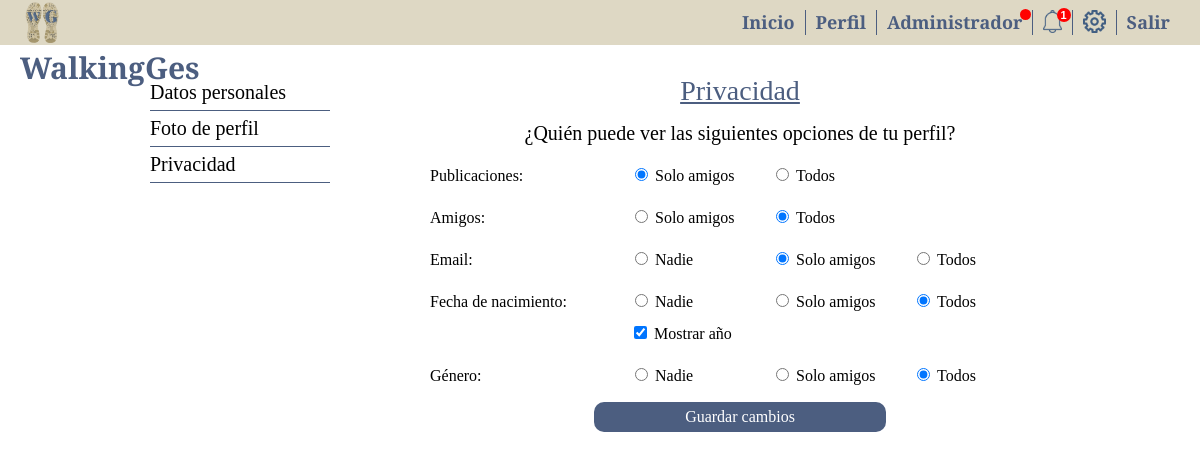
Screenshot of /ajustes.php?accion=privacidad (signed in) with the database file from the repository.
### tables this page shows
CREATE TABLE IF NOT EXISTS Privacidad (
  id int(11) NOT NULL AUTO_INCREMENT,
  Usuario int(11) NOT NULL,
  Publicaciones SET('SoloAmigos', 'Todos') NOT NULL,
  Amigos SET('SoloAmigos', 'Todos') NOT NULL,
  Email SET('Nadie', 'SoloAmigos', 'Todos') NOT NULL,
  FechaNacimiento SET('Nadie', 'SoloAmigos', 'Todos') NOT NULL,
  AñoNacimiento SET('S', 'N') NOT NULL,
  Genero SET('Nadie', 'SoloAmigos', 'Todos') NOT NULL,
  PRIMARY KEY (id)
 
);

### php/funciones.php (called while the page is built, shortened)
<?php
function conectar_bd() {
    $db_host="localhost";
    $db_nombre="WalkingGes";
    $db_user="walking";
    $db_pass="walking1234";
    $bd = mysqli_connect($db_host,$db_user,$db_pass,$db_nombre);
    mysqli_set_charset($bd,"utf8");
    return $bd;
}
function query_registro($sql) {
	$bd = conectar_bd();
    $query = mysqli_query($bd, $sql) or die("Error SQL: $sql");
    $registro = mysqli_fetch_array($query);
    return $registro;
}

### database/usuariosDAO.php (called while the page is built, shortened)
<?php
function get_usuario_dao($id_usuario) {
	$sql = "SELECT
				id,
				AES_DECRYPT(Nombre, 'walkingges') AS Nombre,
				AES_DECRYPT(Usuario, 'walkingges') AS Usuario,
				Genero,
				FechaNacimiento,
				AES_DECRYPT(Email, 'walkingges') AS Email,
				Admin
            FROM
              Usuarios
            WHERE
                id = $id_usuario";
	$usuario = query_registro($sql);
	return $usuario;
}

### php/comunes.php (called while the page is built, shortened)
<?php
function get_usuario($id) {
	$usuario = get_usuario_dao($id);
	return $usuario;
}
function get_privacidad($id_usuario) {
	$privacidad = get_privacidad_usuario_dao($id_usuario);
	return $privacidad;
}

### database/privacidadDAO.php (called while the page is built, shortened)
<?php
function get_privacidad_usuario_dao($id_usuario) {
	$sql = "SELECT
				*
			FROM
				Privacidad
			WHERE
				Usuario = $id_usuario";
	$privacidad = query_registro($sql);
	return $privacidad;
}

### vistas/ajustesVista.php (the view, shortened to what this page needs)
<div class="menu">
	<div class="opcion" onclick="document.location='ajustes.php?accion=datos_personales'">
		Datos personales
	</div>
	<div class="opcion" onclick="document.location='ajustes.php?accion=foto_perfil'">
		Foto de perfil
	</div>
	<div class="opcion" onclick="document.location='ajustes.php?accion=privacidad'">
		Privacidad
	</div>
</div>
<?php if($accion == 'privacidad') {?>
	<div class="ajuste">
		<div class="titulo">Privacidad</div>
		<div class="subtitulo">¿Quién puede ver las siguientes opciones de tu perfil?</div>
		<form action="javascript: guardar_privacidad(<?php echo $usuario['id']?>);" autocomplete="off">
			<div class="opcion">
				<div class="nombre">Publicaciones:</div>
				<input type="radio" name="rb_publicaciones" value="SoloAmigos" <?php if($privacidad['Publicaciones'] == 'SoloAmigos') echo 'checked' ?>> <div class="value_radio">Solo amigos</div>
				<input type="radio" name="rb_publicaciones" value="Todos" <?php if($privacidad['Publicaciones'] == 'Todos') echo 'checked' ?>> <div class="value_radio">Todos</div>
			</div>
			<div class="opcion">
				<div class="nombre">Amigos:</div>
				<input type="radio" name="rb_amigos" value="SoloAmigos" <?php if($privacidad['Amigos'] == 'SoloAmigos') echo 'checked' ?>> <div class="value_radio">Solo amigos</div>
				<input type="radio" name="rb_amigos" value="Todos" <?php if($privacidad['Amigos'] == 'Todos') echo 'checked' ?>> <div class="value_radio">Todos</div>
			</div>
			<div class="opcion">
				<div class="nombre">Email:</div>
				<input type="radio" name="rb_email" value="Nadie" <?php if($privacidad['Email'] == 'Nadie') echo 'checked' ?>> <div class="value_radio">Nadie</div>
				<input type="radio" name="rb_email" value="SoloAmigos" <?php if($privacidad['Email'] == 'SoloAmigos') echo 'checked' ?>> <div class="value_radio">Solo amigos</div>
				<input type="radio" name="rb_email" value="Todos" <?php if($privacidad['Email'] == 'Todos') echo 'checked' ?>> <div class="value_radio">Todos</div>
			</div>
			<div class="opcion">
				<div class="nombre">Fecha de nacimiento:</div>
				<input type="radio" name="rb_fecha_nacimiento" value="Nadie" <?php if($privacidad['FechaNacimiento'] == 'Nadie') echo 'checked' ?>> <div class="value_radio">Nadie</div>
				<input type="radio" name="rb_fecha_nacimiento" value="SoloAmigos" <?php if($privacidad['FechaNacimiento'] == 'SoloAmigos') echo 'checked' ?>> <div class="value_radio">Solo amigos</div>
				<input type="radio" name="rb_fecha_nacimiento" value="Todos" <?php if($privacidad['FechaNacimiento'] == 'Todos') echo 'checked' ?>> <div class="value_radio">Todos</div>
			</div>
			<div class="sub_opcion">
				<input type="checkbox" id="cb_año_nacimiento" <?php if($privacidad['AñoNacimiento'] == 'S') echo 'checked' ?>> <div class="value_radio">Mostrar año</div>
			</div>
			<div class="opcion">
				<div class="nombre">Género:</div>
				<input type="radio" name="rb_genero" value="Nadie" <?php if($privacidad['Genero'] == 'Nadie') echo 'checked' ?>> <div class="value_radio">Nadie</div>
				<input type="radio" name="rb_genero" value="SoloAmigos" <?php if($privacidad['Genero'] == 'SoloAmigos') echo 'checked' ?>> <div class="value_radio">Solo amigos</div>
				<input type="radio" name="rb_genero" value="Todos" <?php if($privacidad['Genero'] == 'Todos') echo 'checked' ?>> <div class="value_radio">Todos</div>
			</div>
			<div class="opcion">
				<input type="submit" value="Guardar cambios">
			</div>
		</form>
	</div>
<?php } ?>

### css/style.css (style rules this page uses)
html, body { height: 100%; margin: 0; font-family: 'Playfair Display', regular; font-size: 16px; }
input[type="submit"], input[type="button"] { height: 30px; width: 292px; margin: 0; padding: 0 10px; background: #4C5E80; color: #FFFFFF; border: 0px; font-family: 'Playfair Display', regular; font-size: 16px; cursor: pointer; border-radius: 10px; }
.titulo { float: left; width: 100%; text-align: center; font-size: 28px; margin-bottom: 15px; text-decoration: underline; }

### css/ajustes.css (style rules this page uses)
input[type="submit"] { margin: 0 auto; display: block; }
.value_radio { display: inline-block; width: 112px; }
#contenido_pagina .menu { float: left; width: 20%; margin-top: 30px; }
#contenido_pagina .menu .opcion { float: left; width: 100%; height: 35px; line-height: 35px; font-size: 20px; border-bottom: 1px solid #4C5E80; cursor: pointer; }
#contenido_pagina .ajuste { float: left; width: calc(80% - 100px); margin-top: 30px; margin-left: 100px; }
#contenido_pagina .ajuste .titulo { float: left; width: 100%; text-align: center; font-size: 28px; margin-bottom: 15px; text-decoration: underline; color: #4C5E80; }
#contenido_pagina .ajuste .subtitulo { float: left; width: 100%; text-align: center; font-size: 20px; margin-bottom: 15px; }
#contenido_pagina .ajuste .opcion { float: left; width: 100%; margin-bottom: 10px; line-height: 32px; }
#contenido_pagina .ajuste .opcion .nombre { float: left; width: 200px; }
#contenido_pagina .ajuste .sub_opcion { float: left; width: calc(100% - 200px); margin-left: 200px; margin-top: -10px; margin-bottom: 10px; line-height: 32px; }

### rows the page displays
privacidad: Publicaciones "☑", Amigos "☑", Email "☑", FechaNacimiento "☑", AñoNacimiento "☑", Genero "☑"

### other values shown
get_numero_notificaciones($_SESSION['WG_usuario_id']) "1"
